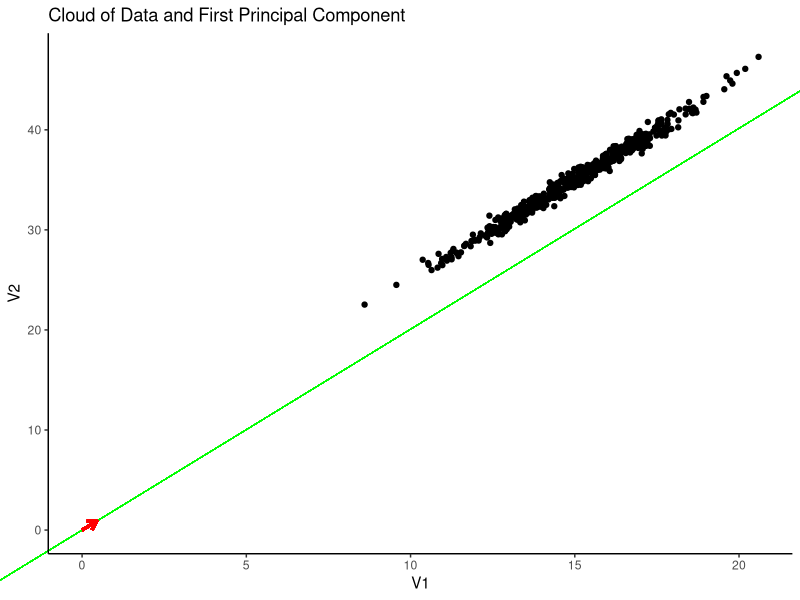
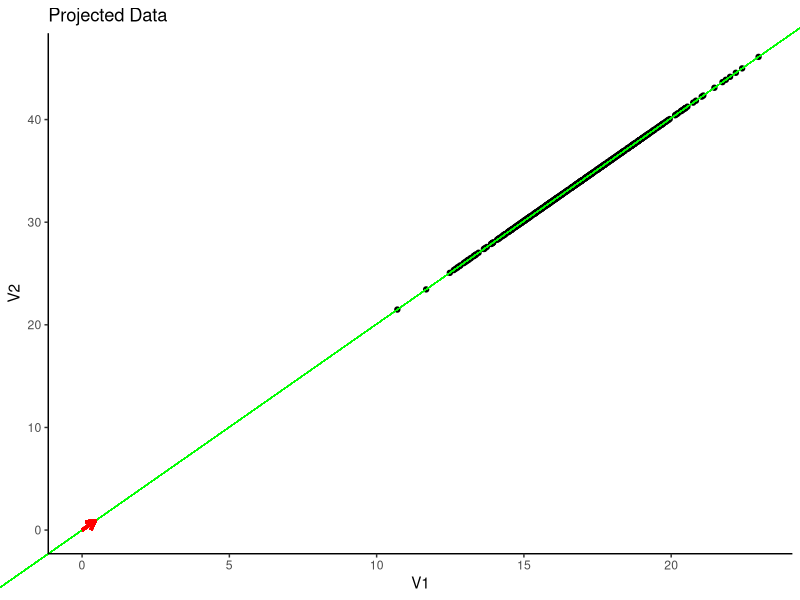
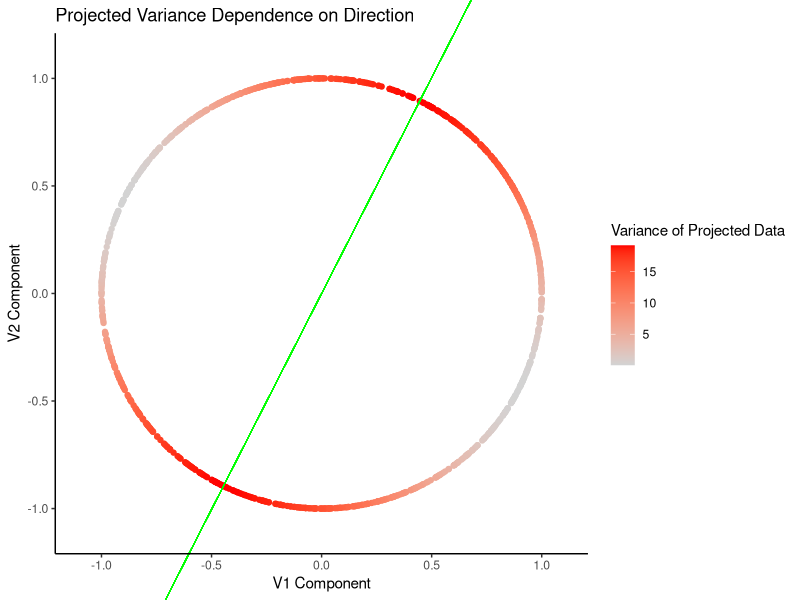
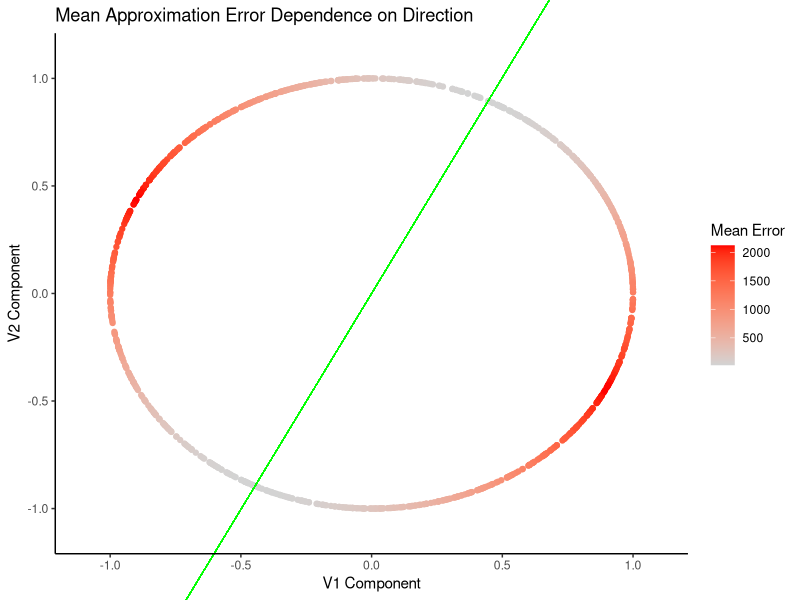

Generate these figures, in order, with R:
# Required Packages
require(ggplot2)

# Generate data
N <- 500
V1 <- rnorm(N, mean = 15, sd = 2)
V2 <- 5 + rnorm(N, 2*V1, sd = 0.5)

# Format as a matrix
mat <- rbind(V1, V2)

# Distance matrix(thing we want to approximate)
dist_mat <- dist(t(mat))

# An orthogonal projection is the closest point on a line to a datapoint
# When both the line and datapoint are represented as vectors, the formula is:
# projected_point_vec = sum(point_vec * line_vec) / sum(line_vec * line_vec) * line_vec
# We then ask where along the line is the projected point,
# This is essentially "how many line_vec's go into projected_point_vec"
# Which is projected_point_vec / line_vec, and we are left with:
# projected_point = sum(point_vec * line_vec) / sum(line_vec * line_vec)
orthogonal_projection <- function(set_of_vecs, vec) {
  return( colSums(set_of_vecs * vec) )
}

# We will generate many random vectors to approximate the first PC
iters <- sapply(1:1e3, function(i) {
  # Generate random vector
  vec <- rnorm(2)
  vec <- vec / sum(vec^2)^0.5
  
  proj <- orthogonal_projection(mat, vec)
  
  # Calculate variance of data projected onto data
  proj_var <- var(proj)
  proj_mdist <- sum( (dist_mat - dist(proj))^2 )^0.5
  
  return(c(vec, proj_var, proj_mdist))
})

firstPC <- iters[1:2, which.max(iters[3,])]

# Plot data ----
plot_data <- data.frame(V1, V2)

plot <- ggplot(data = plot_data,
               mapping = aes(x = V1, y = V2)) + 
  ggtitle("Cloud of Data and First Principal Component") +
  coord_cartesian(xlim = c(min(0, firstPC[1], plot_data$V1), max(0, firstPC[1], plot_data$V1)),
                  ylim = c(min(0, firstPC[2], plot_data$V2), max(0, firstPC[2], plot_data$V2)),
                  clip = "off") +
  geom_point() +
  theme_bw() + 
  theme(panel.border = element_blank(), 
        panel.grid.major = element_blank(),
        panel.grid.minor = element_blank(), 
        axis.line = element_line(colour = "black"))

# Plot first principal component
plot <- plot + geom_segment(aes(x = -firstPC[1]*1e3, y = -firstPC[2]*1e3, 
                                xend = firstPC[1]*1e3, yend = firstPC[2]*1e3),
                            colour = "green", lwd = 0.25)

plot <- plot + geom_segment(aes(x = 0, y = 0, 
                                xend = firstPC[1], yend = firstPC[2]),
                            arrow = arrow(length = unit(0.25, "cm")),
                            colour = "red", lwd = 1)

print(plot)



# Plot projected data ----
plot_data <- data.frame(outer(orthogonal_projection(mat, firstPC), firstPC))
colnames(plot_data) <- c("V1", "V2")

plot <- ggplot(data = plot_data,
               mapping = aes(x = V1, y = V2)) + 
  ggtitle("Projected Data") +
  coord_cartesian(xlim = c(min(0, firstPC[1]*5, plot_data$V1), max(0, firstPC[1]*5, plot_data$V1)),
                  ylim = c(min(0, firstPC[2]*5, plot_data$V2), max(0, firstPC[2]*5, plot_data$V2)),
                  clip = "off") +
  geom_point() +
  theme_bw() + 
  theme(panel.border = element_blank(), 
        panel.grid.major = element_blank(),
        panel.grid.minor = element_blank(), 
        axis.line = element_line(colour = "black"))

# Plot first principal component
plot <- plot + geom_segment(aes(x = -firstPC[1]*1e3, y = -firstPC[2]*1e3, 
                                xend = firstPC[1]*1e3, yend = firstPC[2]*1e3),
                            colour = "green", lwd = 0.25)

plot <- plot + geom_segment(aes(x = 0, y = 0, 
                                xend = firstPC[1], yend = firstPC[2]),
                            arrow = arrow(length = unit(0.25, "cm")),
                            colour = "red", lwd = 1)

print(plot)

# Colour gradient function
myColorRamp <- function(colors, values) {
  v <- (values - min(values))/diff(range(values))
  x <- colorRamp(colors)(v)
  rgb(x[,1], x[,2], x[,3], maxColorValue = 255)
}

# Plot parameter space(for projected variance and mean error) ----
plot_data <- data.frame(V1 = iters[1,], V2 = iters[2,],
                        proj_var = iters[3,], mean_err = iters[4,])

plot <- ggplot(data = plot_data,
               mapping = aes(x = V1, y = V2, col = proj_var)) + 
  ggtitle("Projected Variance Dependence on Direction") +
  xlab("V1 Component") + ylab("V2 Component") +
  coord_cartesian(xlim = c(-1.1, 1.1),
                  ylim = c(-1.1, 1.1),
                  clip = "off") +
  scale_colour_gradient(low = "lightgrey", high = "red", name = "Variance of Projected Data") +
  geom_point() + 
  theme_bw() + 
  theme(panel.border = element_blank(), 
        panel.grid.major = element_blank(),
        panel.grid.minor = element_blank(), 
        axis.line = element_line(colour = "black"))

plot <- plot + geom_segment(aes(x = -firstPC[1]*1e3, y = -firstPC[2]*1e3, 
                                xend = firstPC[1]*1e3, yend = firstPC[2]*1e3),
                            colour = "green", lwd = 0.25)

plot2 <- ggplot(data = plot_data,
               mapping = aes(x = V1, y = V2, col = mean_err)) + 
  ggtitle("Mean Approximation Error Dependence on Direction") +
  xlab("V1 Component") + ylab("V2 Component") +
  coord_cartesian(xlim = c(-1.1, 1.1),
                  ylim = c(-1.1, 1.1),
                  clip = "off") +
  scale_colour_gradient(low = "lightgrey", high = "red", name = "Mean Error") +
  geom_point() + 
  theme_bw() + 
  theme(panel.border = element_blank(), 
        panel.grid.major = element_blank(),
        panel.grid.minor = element_blank(), 
        axis.line = element_line(colour = "black"))

plot2 <- plot2 + geom_segment(aes(x = -firstPC[1]*1e3, y = -firstPC[2]*1e3, 
                                 xend = firstPC[1]*1e3, yend = firstPC[2]*1e3),
                             colour = "green", lwd = 0.25)

print(plot)
print(plot2)


# Gradient method ----
gradient_eval <- function(set_of_vecs, cur_vec, e = 1e-5) {
  dim <- length(cur_vec)
  
  gradient <- sapply(1:dim, function(i) {
    h_vec <- cur_vec
    h_vec[i] <- h_vec[i] + e
    
    fd <- ( var(orthogonal_projection(set_of_vecs, h_vec)) - var(orthogonal_projection(set_of_vecs, cur_vec)) ) / e
    
    return(fd)
  })
  
  
  return(gradient)
}

cur_vec <- rnorm(2)
cur_vec <- cur_vec / sum(cur_vec^2)^0.5

for (i in 1:1e3) {
  prop_vec <- cur_vec + gradient_eval(mat, cur_vec, 1e-6)
  prop_vec <- prop_vec / sum(prop_vec^2)^0.5
  
  if ( sum((prop_vec - cur_vec)^2)^0.5 < 1e-6 ) {
    break
  }
  
  cur_vec <- prop_vec
  
}

grad_firstPC <- cur_vec

